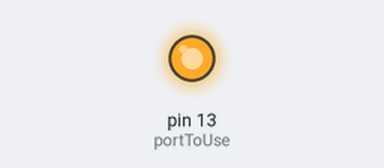
Simulated run of this sketch. Board: Arduino Uno, built with avr-gcc and run on an emulated ATmega328P. On the bench: output pins drawn as LEDs (lit = HIGH).

Above: at 1.7 s.
At 6.1 s:
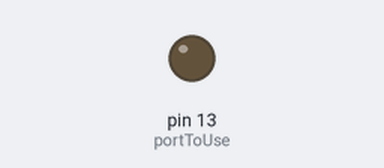
Timing chart, 0 to 9.4 s (numbered marks = the images above):
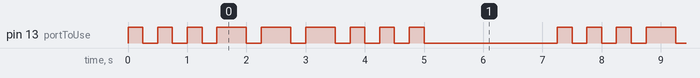

Measured:
- by itself, pin 13 (portToUse): repeats every 7.3 s: 2 × (LOW 0.25 s, HIGH 0.25 s), 3 × (LOW 0.25 s, HIGH 0.50 s), 3 × (LOW 0.25 s, HIGH 0.25 s), LOW 2.3 s, HIGH 0.25 s
- by itself, everything shown: repeats every 7.3 s, in 18 steps

The sketch:

blinken.ino
```cpp
const int portToUse = 13;
const int WAIT = 500;
const int SCALEDOWN = 2;

void setup() {
  // put your setup code here, to run once:
  pinMode(portToUse, OUTPUT);
}

void loop() {
  int steps[] = {500, 500, 500, 1000, 1000, 1000, 500, 500, 500};
  for(int i = 0; i < sizeof(steps) / sizeof(int); i++)
  {
   turnOnFor(steps[i]);
  }
  delay(4000 / SCALEDOWN);
}

void turnOnFor(int time){

  digitalWrite(portToUse, HIGH);
  delay(time / SCALEDOWN);
  digitalWrite(portToUse, LOW);
  delay(WAIT / SCALEDOWN);
}
```
